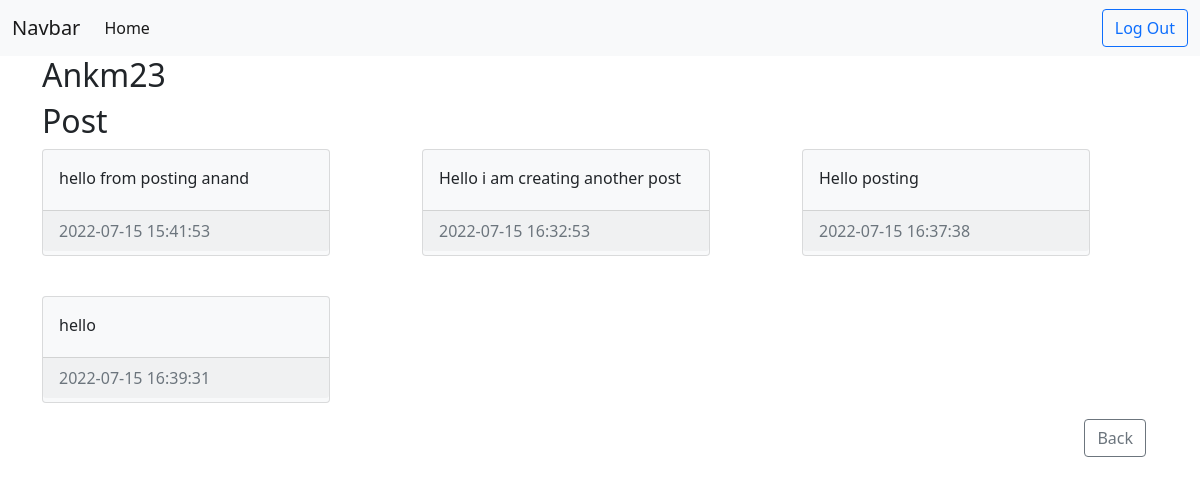
Page /posts/Ankm23 (signed in) on the earlier database version.
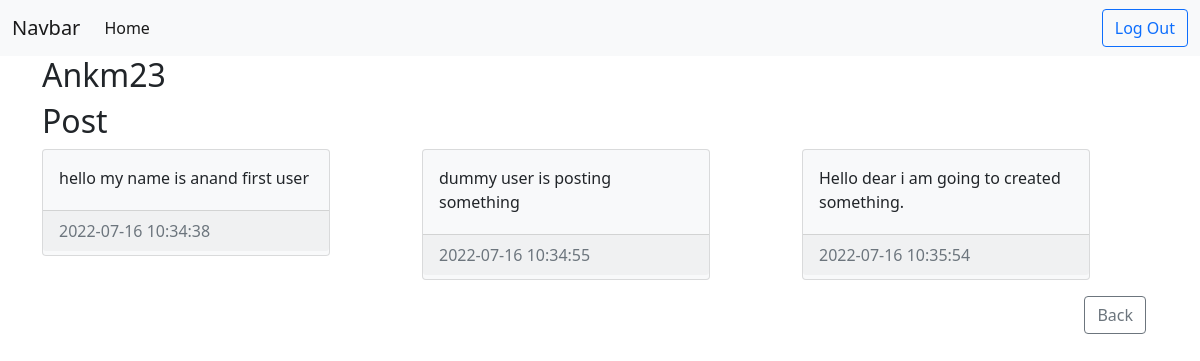
Same page on the later database version.
### website/models.py (models this page shows)
class Post(db.Model):
    id = db.Column(db.Integer, primary_key=True)
    text = db.Column(db.Text, nullable=False)
    date_created = db.Column(db.DateTime(timezone=True), default=func.now())
    author = db.Column(db.Integer, db.ForeignKey('user.id', ondelete="CASCADE"), nullable=False)

### website/view.py (the view)
@view.route('/posts/<string:username>')
@login_required
def posts(username):
    user = User.query.filter_by(username=username).first()
    if not user:
        flash('No user with username exists', category='error')
        return redirect(url_for('view.home'))
    posts = Post.query.filter_by(author=user.id).all()
    return render_template('post.html', user=current_user,posts=posts, username=user.username)

### website/__init__.py (called while the page is built)
def create_app():
    app = Flask(__name__)
    app.config['SECRET_KEY'] = "Project"
    app.config['SQLALCHEMY_DATABASE_URI'] = f'sqlite:///{DB_name}'
    app.config['SQLALCHEMY_TRACK_MODIFICATIONS'] = False
    db = SQLAlchemy(app)
    from .view import view
    from .auth import auth
    app.register_blueprint(view, url_prefix="/")
    app.register_blueprint(auth, url_prefix="/auth")
    from .models import User, Post
    create_database(app=app)
    login_manager = LoginManager()
    login_manager.login_view = "auth.login"
    login_manager.init_app(app)
    @login_manager.user_loader
    def load_user(id):
        return User.query.get(int(id))
    return app;

### website/templates/post.html (shortened to what this page needs)
{% extends "base.html" %}
{% block content %}
<h2>{{username}}</h2>
<h2 class="my-2">Post</h2>
    <div class="row row-cols-1 row-cols-md-3 g-4">
        {% for post in posts %}
        <div class="col">
            <div class="card text-dark bg-light mb-3" style="width: 18rem;">
                <div class="card-body">
                    <p class="card-text">{{ post.text }}</p>
                </div>
                <div class="my-1 card-footer text-muted">
                    {{post.date_created}}
                </div>
            </div>
        </div>
        {% endfor %}
    </div>
    <div class="container">
        <a class="btn btn-outline-secondary float-end" href="{{url_for('view.home')}}">Back</a>
    </div>
{% endblock content %}

Differences in the rows shown:
removed Post: text "Hello i am creating another post", date_created "2022-07-15 16:32:53"
removed Post: text "Hello posting", date_created "2022-07-15 16:37:38"
no longer on this page (row edited): Post: text "hello", date_created "2022-07-15 16:39:31"
changed Post: text "hello from posting anand" → "hello my name is anand first user"; date_created "2022-07-15 15:41:53" → "2022-07-16 10:34:38"
added Post: text "dummy user is posting something", date_created "2022-07-16 10:34:55"
added Post: text "Hello dear i am going to created something.", date_created "2022-07-16 10:35:54"
